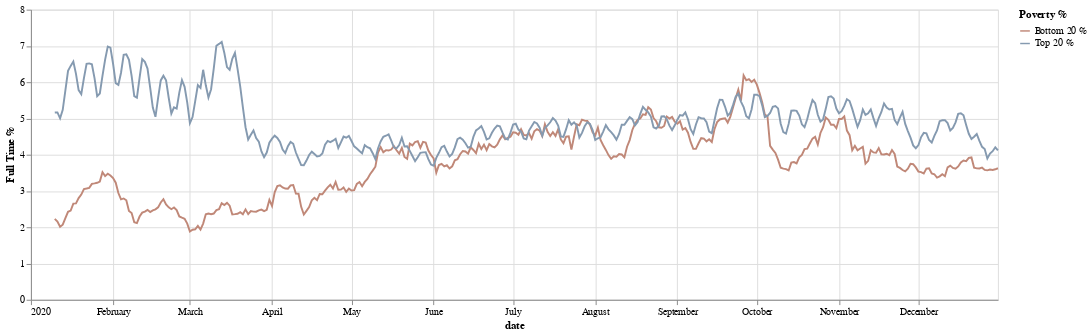

The notebook cell saved with this chart:
### Code cell
# analysis for the entire year on monthly basis
df_str = df.copy(deep=True) #make a deep copy

df_str['date'] = pd.to_datetime(df_str['date'],utc= True) # extract the months

df_str = df_str.groupby([df_str['date']]).mean().rolling(10).mean()[0:] #find the mean for the days and roll up for every 10 days

chart = alt.Chart(df_str.reset_index()).transform_fold(
    fold=['Bottom 20 %', 'Top 20 %'],
    as_ = ['Poverty %','full_time_value']
    
    ).mark_line().encode(
      x='date:T',
      y= alt.Y('full_time_value:Q', title = 'Full Time %'), color='Poverty %:N'
    ).properties(width = 1000)
chart

### Figure 1 — Vega-Lite specification as saved in the notebook (floating-point values rounded to 4 significant figures; data arrays with more than 128 entries replaced by an {"elided": "..."} marker saying what was removed)
{"config": {"view": {"continuousHeight": 300, "continuousWidth": 400}, "range": {"category": {"scheme": ["#FF4500", "#a0aab4", "#4E79A7"]}}}, "data": {"name": "data-cb8c58394aaf3d1757b83930e8c0f5ec"}, "mark": "line", "encoding": {"color": {"type": "nominal", "field": "Poverty %"}, "x": {"type": "temporal", "field": "date"}, "y": {"type": "quantitative", "field": "full_time_value", "title": "Full Time %"}}, "transform": [{"fold": ["Bottom 20 %", "Top 20 %"], "as": ["Poverty %", "full_time_value"]}], "width": 1000, "$schema": "https://vega.github.io/schema/vega-lite/v4.8.1.json", "datasets": {"data-cb8c58394aaf3d1757b83930e8c0f5ec": {"elided": "366 records"}}}
